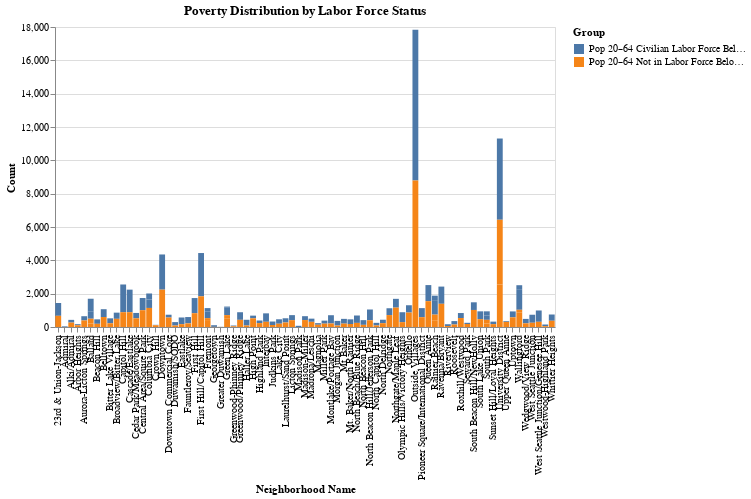

Notebook code for this chart:
### Markdown cell above
This bubble chart shows the total number of people aged 20–64 living below the poverty line across different Seattle neighborhood subtypes. The size of each bubble represents the total neighborhood population

### Code cell
df_long = poverty_data.melt(
    id_vars=["Neighborhood Name"],
    value_vars=["Pop 20–64 Civilian Labor Force Below Poverty", "Pop 20–64 Not in Labor Force Below Poverty"],
    var_name="Group",
    value_name="Count"
)

chart8 = (
    alt.Chart(df_long)
    .mark_bar()
    .encode(
        x="Neighborhood Name:N",
        y="Count:Q",
        color="Group:N",
        tooltip=["Neighborhood Name", "Group", "Count"]
    )
    .properties(title="Poverty Distribution by Labor Force Status", width=500)
)
chart8

### Figure 1 — Vega-Lite specification as saved in the notebook (floating-point values rounded to 4 significant figures; data arrays with more than 128 entries replaced by an {"elided": "..."} marker saying what was removed)
{"config": {"view": {"continuousWidth": 300, "continuousHeight": 300}}, "data": {"name": "data-2e6b3fdb80c6274dcaa4c00e0dfc0a69"}, "mark": {"type": "bar"}, "encoding": {"color": {"field": "Group", "type": "nominal"}, "tooltip": [{"field": "Neighborhood Name", "type": "nominal"}, {"field": "Group", "type": "nominal"}, {"field": "Count", "type": "quantitative"}], "x": {"field": "Neighborhood Name", "type": "nominal"}, "y": {"field": "Count", "type": "quantitative"}}, "title": "Poverty Distribution by Labor Force Status", "width": 500, "$schema": "https://vega.github.io/schema/vega-lite/v5.8.0.json", "datasets": {"data-2e6b3fdb80c6274dcaa4c00e0dfc0a69": {"elided": "170 records"}}}
